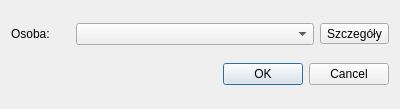
<?xml version="1.0" encoding="UTF-8"?>
<ui version="4.0">
 <class>PersonChooserClass</class>
 <widget class="QDialog" name="PersonChooserClass">
  <property name="geometry">
   <rect>
    <x>0</x>
    <y>0</y>
    <width>400</width>
    <height>109</height>
   </rect>
  </property>
  <property name="windowTitle">
   <string>Wybór osoby</string>
  </property>
  <layout class="QVBoxLayout" name="verticalLayout">
   <item>
    <layout class="QHBoxLayout" name="horizontalLayout" stretch="1,4,0">
     <item>
      <widget class="QLabel" name="label">
       <property name="text">
        <string>Osoba:</string>
       </property>
      </widget>
     </item>
     <item>
      <widget class="QComboBox" name="PersonsCbx">
       <property name="sizeIncrement">
        <size>
         <width>1</width>
         <height>0</height>
        </size>
       </property>
       <property name="maxVisibleItems">
        <number>25</number>
       </property>
      </widget>
     </item>
     <item>
      <widget class="QToolButton" name="DetailsTbn">
       <property name="toolTip">
        <string>&lt;!DOCTYPE HTML PUBLIC &quot;-//W3C//DTD HTML 4.0//EN&quot; &quot;http://www.w3.org/TR/REC-html40/strict.dtd&quot;&gt;
&lt;html&gt;&lt;head&gt;&lt;meta name=&quot;qrichtext&quot; content=&quot;1&quot; /&gt;&lt;style type=&quot;text/css&quot;&gt;
p, li { white-space: pre-wrap; }
&lt;/style&gt;&lt;/head&gt;&lt;body style=&quot; font-family:'DejaVu Sans'; font-size:9pt; font-weight:400; font-style:normal;&quot;&gt;
&lt;p style=&quot; margin-top:0px; margin-bottom:0px; margin-left:0px; margin-right:0px; -qt-block-indent:0; text-indent:0px;&quot;&gt;&lt;img src=&quot;:/icons/user-group-new.png&quot; /&gt; Szczegóły&lt;/p&gt;&lt;/body&gt;&lt;/html&gt;</string>
       </property>
       <property name="text">
        <string>Szczegóły</string>
       </property>
       <property name="icon">
        <iconset resource="icons.qrc">
         <normaloff>:/icons/user-group-new.png</normaloff>:/icons/user-group-new.png</iconset>
       </property>
       <property name="iconSize">
        <size>
         <width>20</width>
         <height>20</height>
        </size>
       </property>
      </widget>
     </item>
    </layout>
   </item>
   <item>
    <widget class="QDialogButtonBox" name="buttonBox">
     <property name="standardButtons">
      <set>QDialogButtonBox::Cancel|QDialogButtonBox::Ok</set>
     </property>
    </widget>
   </item>
  </layout>
 </widget>
 <layoutdefault spacing="6" margin="11"/>
 <resources>
  <include location="icons.qrc"/>
 </resources>
 <connections/>
</ui>
